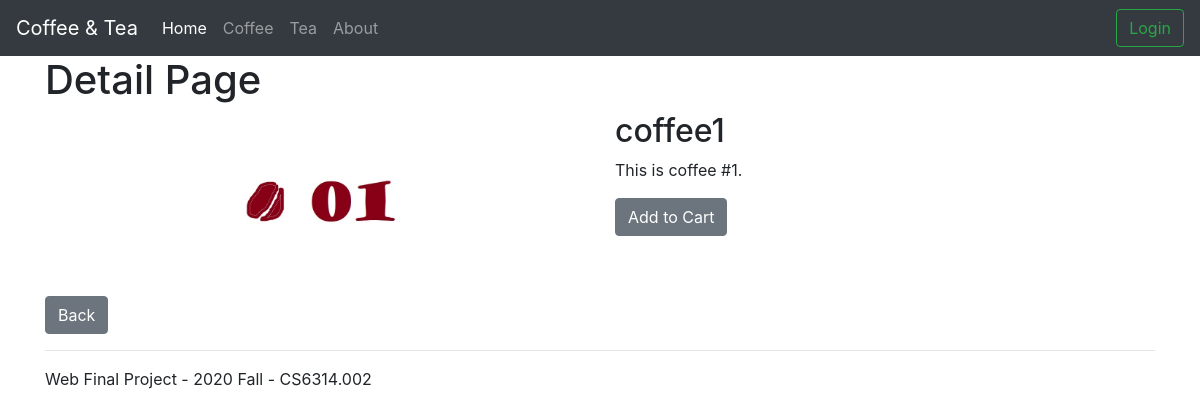
The app's page /detail.php?pid=11 with its own data.
### tables this page shows
CREATE TABLE PRODUCT (
	ProductID	INT AUTO_INCREMENT,
	Name		VARCHAR(50) NOT NULL,
	Price		DECIMAL(10, 2) NOT NULL,
	Num	        INT NOT NULL,
	Category	VARCHAR(50) NOT NULL,
	Description	VARCHAR(200),
	Image		VARCHAR(50),
	Removed		INT NOT NULL DEFAULT 0,	
	PRIMARY KEY (ProductID)
);

### detail.php (the view, shortened to what this page needs)
<!DOCTYPE html>
<html lang="en">
<?php include "partial/header.php"; ?>
<?php
if ($_SERVER["REQUEST_METHOD"] == "GET") {
    if ($_GET["pid"]) {
        $pid = $_GET['pid'];
    } else {
        header("Location: index.php");
    }
}
$ini = parse_ini_file("info.ini");
$conn = mysqli_connect($ini["servername"], $ini["username"], $ini["password"], $ini["dbname"], $ini["portid"]);
$sql = "SELECT * FROM product WHERE ProductID=$pid";
$result = mysqli_query($conn, $sql);
if ($result != null) {
    $row = $result->fetch_assoc();
?>
    <body>
        <?php include "partial/navbar.php"; ?>
        <main>
            <div class="container">
                <h1>Detail Page</h1>
                <div class="row justify-content-center" id="coffee-row">
                    <div class="col-md-4">
                        <img class="item-img" src="img/<?php echo $row["Image"]; ?>" alt="<?php echo $row["Image"]; ?>">
                    </div>
                    <div class="col-md-4">
                        <h2><?php echo $row["Name"]; ?></h2>
                        <p><?php echo $row["Description"]; ?></p>
                        <p><a class="btn btn-secondary" href="add_cart.php?pid=<?php echo $pid; ?>">Add to Cart</a></p>
                    </div>
                </div>
                <p><a class="btn btn-secondary" href="index.php">Back</a></p>
            </div>
        </main>
        <footer class="container">
            <hr>
            <p>Web Final Project - 2020 Fall - CS6314.002</p>
        </footer>
    </body>
<?php
}
?>
</html>

### css/index.css (style rules this page uses)
body { padding-top: 3.5rem; }
.item-img { float: left; width: 200px; padding-right: 1rem; }

### partial/header.php (style rules this page uses)
body { padding-top: 3.5rem; }
.item-img { max-width: 300px; padding-right: 1rem; }

### records on screen
product: Image (picture), Name "coffee1", Description "This is coffee #1."
